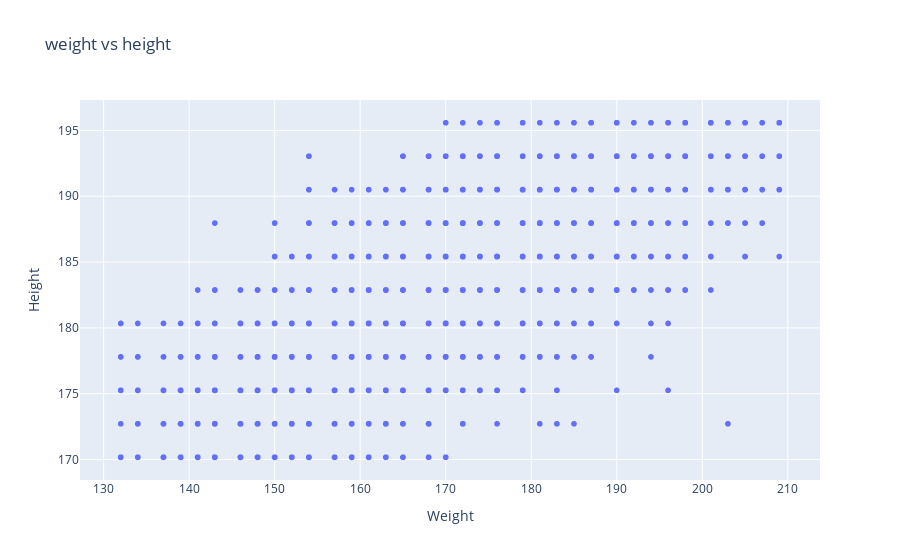

Notebook code for this chart:
### Code cell
fig = px.scatter(player_data, x='weight' , y='height',title='weight vs height')
fig.update_xaxes(title='Weight')
fig.update_yaxes(title="Height")
fig.show()

### Figure 1 — Plotly figure (JSON) as saved in the notebook; plotly's stock layout.template omitted (floating-point values rounded to 4 significant figures; data arrays with more than 128 entries replaced by an {"elided": "..."} marker saying what was removed)
{"data": [{"hovertemplate": "weight=%{x}<br>height=%{y}<extra></extra>", "legendgroup": "", "marker": {"color": "#636efa", "symbol": "circle"}, "mode": "markers", "name": "", "showlegend": false, "type": "scattergl", "x": {"elided": "6570 int values"}, "xaxis": "x", "y": {"elided": "6570 float values"}, "yaxis": "y"}], "layout": {"legend": {"tracegroupgap": 0}, "title": {"text": "weight vs height"}, "xaxis": {"anchor": "y", "domain": [0, 1], "title": {"text": "Weight"}}, "yaxis": {"anchor": "x", "domain": [0, 1], "title": {"text": "Height"}}}}
